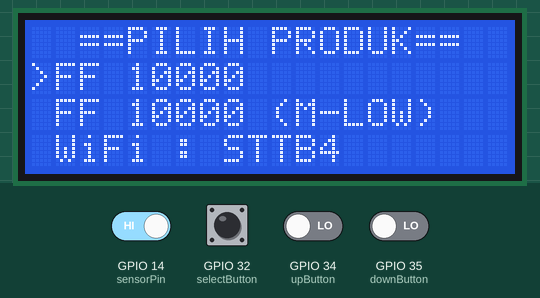
The sketch below on a simulated ESP32. Shown: 20×4 character LCD. The inputs (shaded band) are chosen by the test bench; at power-on: GPIO 14 (sensorPin) HIGH, GPIO 32 (selectButton), GPIO 34 (upButton), GPIO 35 (downButton) LOW. WiFi joins after 1.5 s; servers stay silent unless stated; uploads are accepted with an empty reply; the local clock reads 2024-03-15 10:24:30 at power-on unless the sketch sets it; storage starts empty; what the sketch prints to the serial monitor is not drawn. At 9.1 s the program restarts the board; the recording ends there.

Above: at 2.5 s.
2.6 s: GPIO 32 (selectButton) pulled HIGH for 0.15 s
At 4.8 s:
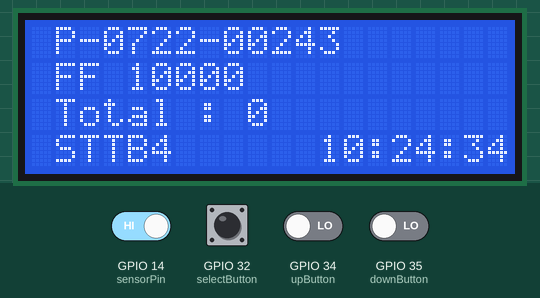
5.7 s: GPIO 14 (sensorPin) driven LOW
At 6.7 s:
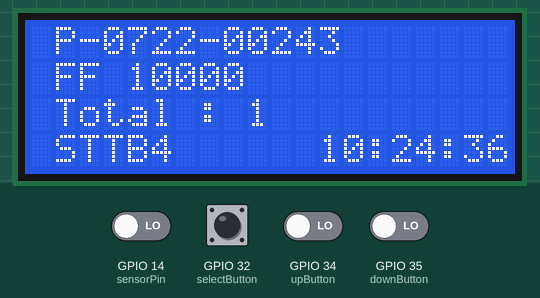
7.5 s: GPIO 14 (sensorPin) driven HIGH and GPIO 32 (selectButton) driven HIGH and GPIO 34 (upButton) driven HIGH and GPIO 35 (downButton) driven HIGH
At 8.8 s:
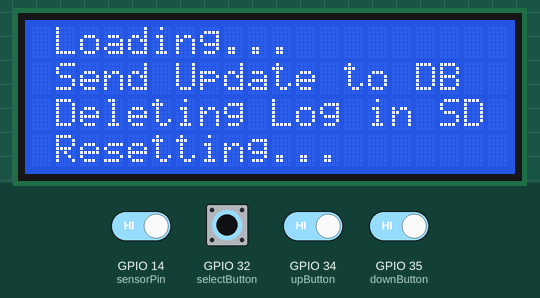
Timing chart, 0 to 9.1 s (numbered marks = the images above; inputs shaded):
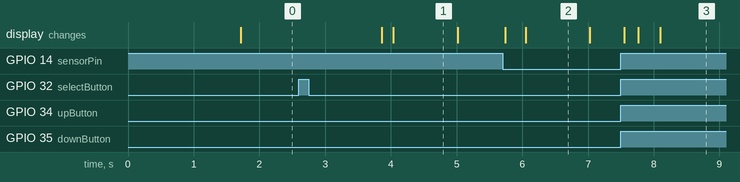

The sketch:

FF_10K.ino
```cpp
/*
  Update Terakhir : 22-09-2025
  Lihat 0_counter_hit_template untuk penjelasan kode
  */

#include <WiFi.h>
#include <WiFiMulti.h>
#include <HTTPClient.h>
#include <Arduino_JSON.h>
#include <LiquidCrystal_I2C.h>
#include "FS.h"
#include "SD.h"
#include "SPI.h"
#include <RTClib.h>
#include "time.h"

String ESPName = "FF 10000";

LiquidCrystal_I2C lcd(0x27, 20, 4);

#define upButton 34
#define downButton 35
#define selectButton 32

#define sensorPin 14
// #define sensorReject 26

WiFiMulti wifiMulti;
const char* ssid_a = "STTB4";
const char* password_a = "siantar123";
const char* ssid_d = "STTB1";
const char* password_d = "Si4nt4r321";
const char* ssid_b = "MT1";
const char* password_b = "siantar321";
const char* ssid_c = "MT3";
const char* password_c = "siantar321";
const char* ssid_it = "STTB11";
const char* password_it = "Si4nt4r321";

IPAddress staticIP(192, 168, 7, 222);
IPAddress gateway(192, 168, 15, 250);
IPAddress subnet(255, 255, 0, 0);
IPAddress primaryDNS(8, 8, 8, 8);
IPAddress secondaryDNS(8, 8, 4, 4);
String ip_Address;

const char* ntpServer = "192.168.7.223";
const long gmtOffsetSec = 7 * 3600;
const int daylightOffsetSec = 0;
String dateTime, dateFormat, timeFormat;
int year, rtcYear;
int month, rtcMonth;
int day, rtcDay;
int hour, rtcHour;
int minute, rtcMinute;
int second, rtcSecond;
RTC_DS3231 rtc;
DateTime now;
bool ntpStatus, statusUpdateRTC;

TaskHandle_t Task1;
int newCounter, oldCounter, counterReject;
volatile unsigned long counter = 0;

bool sendStatus, getStatus;
const char* counterFromDB;
int counterValueDB;
String postData;

bool menuSelect;
int menu = 1;
String productSelected, nameProductSelected;
String productCodeOne = "P-0722-00243";
String nameProductOne = "FF 10000";
// String productCodeTwo = "P-0722-00239";
String productCodeTwo = "P-0524-00290";
String nameProductTwo = "FF 10000 (M-LOW)";
String productCodeThree = "Test_Mode_222";
String nameProductThree = "Test_Mode_222";

int lineAsInt;
String dateTimeSD, productSelectedSD, counterSD, counterRejectSD, ipAddressSD, line, logName, logData;
bool statusSD, readStatusSD, insertLastLineSDCardStatus;

// Jika NPN
void counterHit(void* parameter) {
  pinMode(sensorPin, INPUT_PULLUP);
  int lastIRState = digitalRead(sensorPin);
  delay(1000);
  for (;;) {
    int irState = digitalRead(sensorPin);
    if (irState == LOW && lastIRState == HIGH) {
      counter++;
    }
    lastIRState = irState;
    delay(50);

    // IR Reject
    // pinMode(sensorReject, INPUT_PULLUP);
    // static int lastIRStateReject = LOW;
    // int irStateReject = digitalRead(sensorReject);
    // if (irStateReject == HIGH && lastIRStateReject == LOW) {
    //   counterReject++;
    // }
    // lastIRStateReject = irStateReject;
    // delay(50);

    // Serial.print("Counter 1:" );
    // Serial.println(counter);
    // Serial.print("Counter 2: ");
    // Serial.println(counterReject);
  }
}

void getLocalTime() {
  struct tm timeinfo;
  if (!getLocalTime(&timeinfo)) {
    ntpStatus = false;
  } else {
    ntpStatus = true;

    char timeStringBuff[50];
    strftime(timeStringBuff, sizeof(timeStringBuff), "%Y-%m-%d %H:%M:%S", &timeinfo);
    dateTime = String(timeStringBuff);

    // Save time data to variabel
    year = timeinfo.tm_year + 1900;
    month = timeinfo.tm_mon + 1;
    day = timeinfo.tm_mday;
    hour = timeinfo.tm_hour;
    minute = timeinfo.tm_min;
    second = timeinfo.tm_sec;
    // YYYY-MM-DD
    dateFormat = String(year) + '-' + String(month) + '-' + String(day);
    // hh:mm:ss
    timeFormat = String(hour) + ':' + String(minute) + ':' + String(second);
  }
}

void updateRTC() {
  rtc.adjust(DateTime(F(__DATE__), F(__TIME__)));
  rtc.adjust(DateTime(year, month, day, hour, minute, second));

  if (now.year() != 1990) {
    statusUpdateRTC = true;
  } else if (now.year() == 1990) {
    statusUpdateRTC = false;
  }
}

void sendLogData() {
  String api = "http://192.168.7.223/counter_hit_api/saveCounter.php";
  HTTPClient http;
  http.begin(api);
  http.addHeader("Content-Type", "application/x-www-form-urlencoded");
  int httpResponseCode = http.POST(postData);

  if (httpResponseCode > 0) {
    String response = http.getString();
    Serial.println(response);
  } else {
    String response = http.getString();
    Serial.println(response);
    Serial.print("Error on sending POST");
  }
  http.end();
}

void getLogData() {
  HTTPClient http;
  String getData = "http://192.168.7.223/counter_hit_api/getDataLastCounter.php?kode_product=" + productSelected;
  http.begin(getData);
  int httpCode = http.GET();

  if (httpCode > 0) {
    String payload = http.getString();
    JSONVar myArray = JSON.parse(payload);
    counterFromDB = myArray["counter"];
    counterValueDB = atoi(counterFromDB);
  } else {
    Serial.print("Error get log");
  }
  http.end();
}

void resetESP() {
  if (digitalRead(selectButton) && digitalRead(upButton) && digitalRead(downButton)) {
    lcd.clear();
    // Send Data to SD
    insertLastLineSDCard(logName, logData);
    lcd.setCursor(1, 0);
    lcd.print("Loading...");

    // Get Data from SD
    readLastLineSDCard(logName);
    postData = "kode_product=" + productSelectedSD + "&counter=" + counterSD + "&rejector=" + counterRejectSD + "&date=" + dateTimeSD + "&ip_address=" + ipAddressSD;

    // Send Data to DB
    sendLogData();
    lcd.setCursor(1, 1);
    lcd.print("Send Update to DB");
    delay(100);

    // Send Reset Status to DB
    postData = "kode_product=" + ESPName + "&counter=" + String(0) + "&rejector=" + String(0) + "&date=" + String(0) + "&ip_address=" + ip_Address;
    sendLogData();

    // Delete Data from SD
    lcd.setCursor(1, 2);
    lcd.print("Deleting Log in SD");
    deleteLog(logName);

    lcd.setCursor(1, 3);
    lcd.print("Resetting...");
    delay(1000);

    ESP.restart();
  }
}

void selectMenu() {
  updateMenu();
  while (menuSelect == false) {
    resetESP();
    if (digitalRead(downButton)) {
      menu++;
      updateMenu();
      delay(100);
      while (digitalRead(downButton))
        ;
    }
    if (digitalRead(upButton)) {
      menu--;
      updateMenu();
      delay(100);
      while (digitalRead(upButton))
        ;
    }
    if (digitalRead(selectButton)) {
      delay(100);
      while (digitalRead(selectButton))
        ;
      menuSelect = true;
      menuSelected();
    }
  }
}

void updateMenu() {
  switch (menu) {
    case 0:
      menu = 1;
      break;
    case 1:
      lcd.clear();
      lcd.setCursor(2, 0);
      lcd.print("==PILIH PRODUK==");
      lcd.setCursor(0, 1);
      lcd.print(">" + nameProductOne);
      lcd.setCursor(1, 2);
      lcd.print(nameProductTwo);
      lcd.setCursor(1, 3);
      lcd.print("WiFi : " + WiFi.SSID());
      break;
    case 2:
      lcd.clear();
      lcd.setCursor(2, 0);
      lcd.print("==PILIH PRODUK==");
      lcd.setCursor(1, 1);
      lcd.print(nameProductOne);
      lcd.setCursor(0, 2);
      lcd.print(">" + nameProductTwo);
      lcd.setCursor(1, 3);
      lcd.print("WiFi : " + WiFi.SSID());
      break;
    case 3:
      lcd.clear();
      lcd.setCursor(2, 0);
      lcd.print("==PILIH PRODUK==");
      lcd.setCursor(1, 1);
      lcd.print(nameProductOne);
      lcd.setCursor(1, 2);
      lcd.print(nameProductTwo);
      lcd.setCursor(0, 3);
      lcd.print(">" + nameProductThree);
      break;
    case 4:
      menu = 3;
      break;
  }
}

void menuSelected() {
  switch (menu) {
    case 1:
      productSelected = productCodeOne;
      nameProductSelected = nameProductOne;
      delay(1000);
      lcd.clear();
      break;
    case 2:
      productSelected = productCodeTwo;
      nameProductSelected = nameProductTwo;
      delay(1000);
      lcd.clear();
      break;
    case 3:
      productSelected = productCodeThree;
      nameProductSelected = nameProductThree;
      delay(1000);
      lcd.clear();
      break;
  }
}

void readLastLineSDCard(String path) {
  // Open the file for reading
  File file = SD.open(path);

  // Check if file opened successfully
  if (!file || file.isDirectory()) {
    Serial.println("Failed to open file for reading");
    readStatusSD = false;
    return;
  } else {
    readStatusSD = true;
  }

  // Read the last line of the file
  while (file.available()) {
    line = file.readStringUntil('\n');
  }
  file.close();

  // Print the data read from the file
  Serial.print("Data dari SD : ");
  Serial.println(line);

  // Extract product selected from the line
  int firstCommaIndex = line.indexOf(',');
  productSelectedSD = line.substring(0, firstCommaIndex);

  // Extract counter value from the line
  line = line.substring(firstCommaIndex + 1);
  int secondCommaIndex = line.indexOf(',');
  counterSD = line.substring(0, secondCommaIndex);

  // Extract reject from the line
  line = line.substring(secondCommaIndex + 1);
  int thirdCommaIndex = line.indexOf(',');
  counterRejectSD = line.substring(0, thirdCommaIndex);

  // Extract date and time from the line
  line = line.substring(thirdCommaIndex + 1);
  int fourthCommaIndex = line.indexOf(',');
  dateTimeSD = line.substring(0, fourthCommaIndex);

  // Extract IP address from the line
  ipAddressSD = line.substring(fourthCommaIndex + 1);
}

void insertLastLineSDCard(String path, String line) {
  // Open the file for writing
  File file = SD.open(path, FILE_WRITE);

  // Check if file opened successfully
  if (!file) {
    // Print error message if failed to open
    Serial.println("Failed to open file for writing");
    insertLastLineSDCardStatus = false;
    return;
  } else {
    // Set insertLastLineSDCardStatus to true if file opened successfully
    insertLastLineSDCardStatus = true;
  }

  // Write the line of text to the file
  if (file.println(line)) {
    // Print success message if line written successfully
    Serial.println("Line written");
  } else {
    // Print error message if write failed
    Serial.println("Write failed");
  }

  // Close the file
  file.close();

  // Print the data written to the SD card
  Serial.print("Data ke SD : ");
  Serial.println(line);
}

void deleteLog(String path) {
  if (SD.exists(path)) {
    SD.remove(path);
    Serial.println("File deleted");
  } else {
    Serial.println("Delete failed, file does not exist");
  }
}

void setup() {
  Serial.begin(115200);
  sendStatus = false;
  getStatus = false;
  menuSelect = false;
  readStatusSD = false;
  statusUpdateRTC = false;

  pinMode(upButton, INPUT);
  pinMode(downButton, INPUT);
  pinMode(selectButton, INPUT);

  lcd.init();
  lcd.clear();
  lcd.backlight();

  if (!SD.begin()) {
    Serial.println("Card Mount Failed");
    lcd.setCursor(0, 0);
    lcd.print("Card Mount Failed");
  } else if (SD.begin()) {
    Serial.println("Card Mounted");
    lcd.setCursor(0, 0);
    lcd.print("SD Card Mounted");
  }

  Serial.println("Try Connect to WiFi");

  wifiMulti.addAP(ssid_a, password_a);
  wifiMulti.addAP(ssid_b, password_b);
  wifiMulti.addAP(ssid_c, password_c);
  wifiMulti.addAP(ssid_d, password_d);
  wifiMulti.addAP(ssid_it, password_it);

  if (!WiFi.config(staticIP, gateway, subnet, primaryDNS, secondaryDNS)) {
    Serial.println("STA Failed to configure");
  } else {
    Serial.println("STA OKE");
  }

  wifiMulti.run();

  configTime(gmtOffsetSec, daylightOffsetSec, ntpServer);
  rtc.begin();

  if (wifiMulti.run() == WL_CONNECTED) {
    lcd.setCursor(0, 1);
    lcd.print("WiFi Connected");
    lcd.setCursor(0, 2);
    lcd.print("Loading Date/Time");
    getLocalTime();
  } else {
    lcd.setCursor(0, 1);
    lcd.print("WiFi Disconnected");
    lcd.setCursor(0, 2);
    lcd.print("Date/Time Error");
  }
  now = rtc.now();

  if (ntpStatus == true) {
    updateRTC();
    if (statusUpdateRTC == true) {
      rtcYear = now.year();
      rtcMonth = now.month();
      rtcDay = now.day();
      rtcHour = now.hour();
      rtcMinute = now.minute();
      rtcSecond = now.second();
    }
  }

  lcd.clear();
  Serial.println("Select Menu");
  Serial.println(WiFi.localIP());

  selectMenu();

  logName = "/logCounter_" + productSelected + ".txt";

  if (SD.begin()) {
    int tryUpdateStatusSD = 0;
    while (readStatusSD == false && tryUpdateStatusSD <= 5) {
      readLastLineSDCard(logName);
      counter = counterSD.toInt();
      counterReject = counterRejectSD.toInt();
      tryUpdateStatusSD++;
    }

    if (readStatusSD == false) {
      File myFile = SD.open(logName, FILE_WRITE);
      myFile.println("0,0,0,0");
      myFile.close();
    }

  } else {
    lcd.setCursor(0, 3);
    lcd.print("SD Card Failed");
    delay(5000);
  }

  xTaskCreatePinnedToCore(
    counterHit,
    "Task1",
    10000,
    NULL,
    0,
    &Task1,
    0
  );

  lcd.clear();
}

void loop() {
  lcd.setCursor(1, 2);
  lcd.print("Total : ");
  lcd.setCursor(9, 2);
  lcd.print(counter);
  // lcd.setCursor(11, 2);
  // lcd.print(" | ");
  // lcd.setCursor(14, 2);
  // lcd.print(counterReject);

  lcd.setCursor(1, 0);
  lcd.print(productSelected);
  lcd.setCursor(1, 1);
  lcd.print(nameProductSelected);

  if (wifiMulti.run() == WL_CONNECTED) {
    lcd.setCursor(1, 3);
    lcd.print(WiFi.SSID());
    getLocalTime();
  } else if (wifiMulti.run() != WL_CONNECTED) {
    lcd.setCursor(1, 3);
    lcd.print("WiFi DC");
    wifiMulti.run();
  }

  now = rtc.now();
  if (ntpStatus == true) {
    updateRTC();
    if (statusUpdateRTC == true) {
      rtcYear = now.year();
      rtcMonth = now.month();
      rtcDay = now.day();
      rtcHour = now.hour();
      rtcMinute = now.minute();
      rtcSecond = now.second();
    }
  } else if (ntpStatus == false) {
    rtcYear = now.year();
    rtcMonth = now.month();
    rtcDay = now.day();
    rtcHour = now.hour();
    rtcMinute = now.minute();
    rtcSecond = now.second();
    dateFormat = String(rtcYear) + '-' + String(rtcMonth) + '-' + String(rtcDay);
    timeFormat = String(rtcHour) + ':' + String(rtcMinute) + ':' + String(rtcSecond);
    dateTime = dateFormat + ' ' + timeFormat;
  }

  lcd.setCursor(12, 3);
  lcd.print(timeFormat);

  ip_Address = WiFi.localIP().toString();

  logData = productSelected + ',' + String(counter) + ',' + String(counterReject) + ',' + dateTime + ',' + ip_Address;
  newCounter = counter;
  if (oldCounter != newCounter) {
    insertLastLineSDCard(logName, logData);
    oldCounter = newCounter;
  }

  if ((second == 30 || second == 0) && !sendStatus) {
    lcd.setCursor(7, 3);
    lcd.print("SDB");
    if (!SD.begin()) {
      postData = "kode_product=" + productSelected + "&counter=" + String(counter) + "&rejector=" + String(counterReject) + "&date=" + dateTime + "&ip_address=" + ip_Address;
    } else if (SD.begin()) {
      readLastLineSDCard(logName);
      postData = "kode_product=" + productSelectedSD + "&counter=" + counterSD + "&rejector=" + counterRejectSD +"&date=" + dateTimeSD + "&ip_address=" + ipAddressSD;
    }
    sendLogData();
    sendStatus = true;
    lcd.clear();
  } else if ((second == 20 || second == 48) && sendStatus) {
    sendStatus = false;
  }

  resetESP();
}
```

Measured:
- after the input at 2.6 s, the display: first changes after 1.3 s (image 1 shows a later state)
- after the input at 7.5 s, the display: first changes after 0.05 s (image 3 shows a later state)
- what the display in image 1 shows lasts 1.0 s, from 4.0 s to 5.0 s
